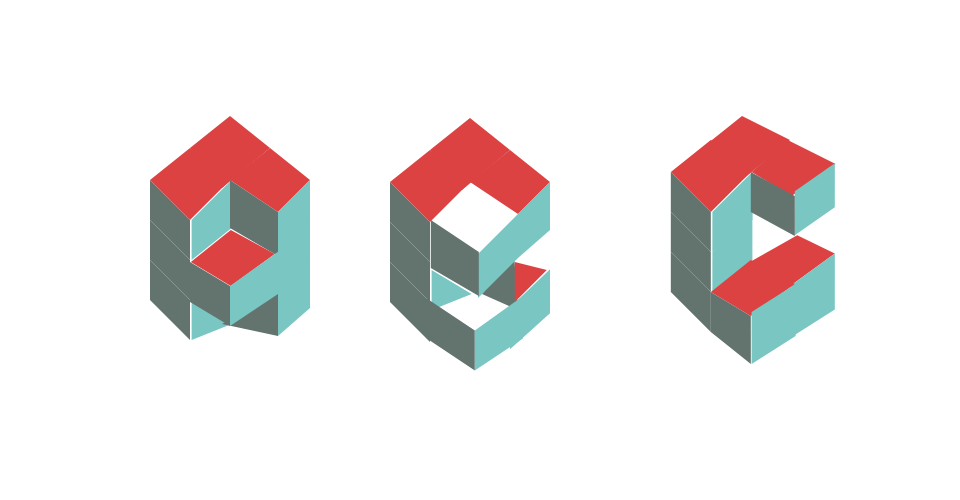
Frame 1 (no input)
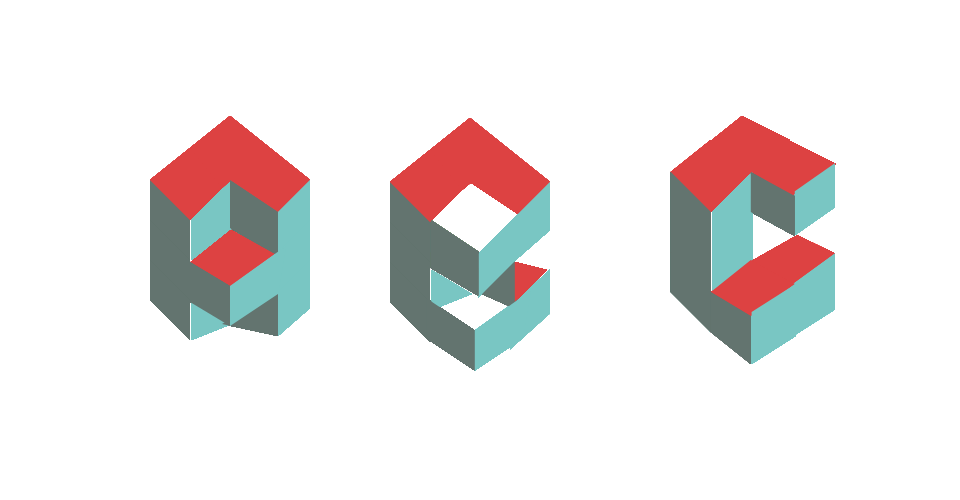
Frame 60 (no input)
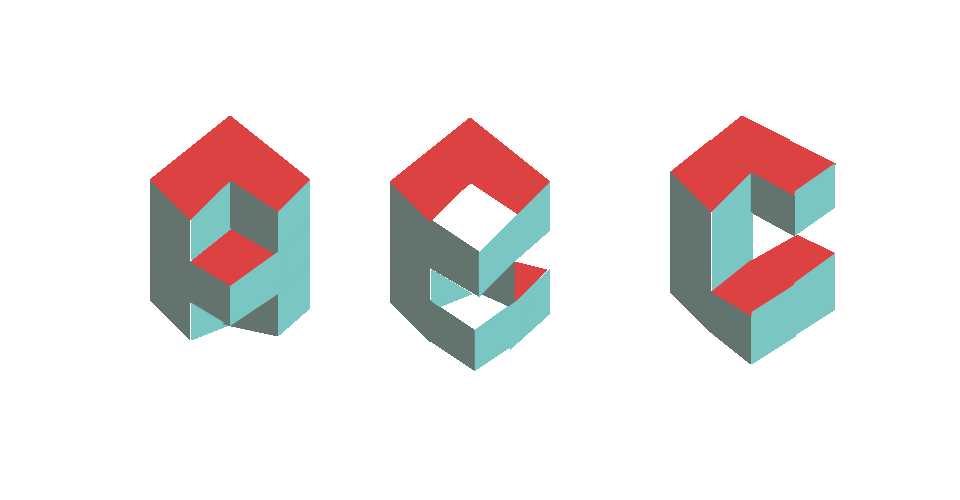
Frame 120 (the mouse pressed at the canvas centre since frame 60)

The p5.js sketch that drew these frames (run headless with seeded random() and noise() and a simulated clock; from frame 60 on, the mouse is pressed at the canvas centre):

// p5.js sketch
// ── sketch.js
var col1;
var col2;
var col3;
function setup() {
  createCanvas(960,500);
  col1 = color(99,116,111); //dark green
  col2 = color(121,198,195); //light green
  col3 = color(221,66,66); //red
}

function draw() {
scale(2);
translate(35,30);
  noStroke();
  
  A1();
  A2();
  A3();
  A4();
  A5();
  A6();
  A7();
  A10();
  B1();
  B2();
  B3();
  B4();
  B5();
  B6();
  B7();
  B8();
  C1();
  C2();
  C3();
  C4();
  C5();
  C6();
  C7();
}
function A1(){
  
  push();
  scale(4);
  push();
  fill(col1);
 
  beginShape(); //(i)
  vertex(10,15);
  vertex(15,20);
  vertex(15,25);
  vertex(10,20);
  vertex(10,15);
  endShape();
  pop();
  push();
  fill(col2);
  translate(0.2,0);
  beginShape(); //(ii)
  vertex(15,20);
  vertex(20,15);
  vertex(20,21);
  vertex(15,25);
  endShape();
  pop();
  push();
  beginShape(); //(iii)
  fill(col3);
  vertex(20,15);
  vertex(15,11);
  vertex(10,15);
  vertex(15,20);
  endShape();
  pop();
  pop();
}
function A2(){
  push();
  fill(col1);
  translate(0,20);
  scale(4);
  beginShape(); //(i)
  vertex(10,15);
  vertex(15,20);
  vertex(15,25);
  vertex(10,20);
  vertex(10,15);
  endShape();
 
  pop();
}
function A3(){
  
  push();
  translate(0,40);
  scale(4);
  fill(col1);
  push();
 
  
  beginShape(); //(i)
  vertex(10,15);
  vertex(15,20);
  vertex(15,25);
  vertex(10,20);
  vertex(10,15);
  endShape();
  pop();
  fill(col2);
push();
translate(0.2,0);
  beginShape(); //(ii)
  vertex(15,20);
  vertex(20,23);
  vertex(15,25);
  vertex(15,20);
  endShape()
  pop();
  pop();
}
function A10(){
  push();
  translate(0,21);
  scale(4);
  push();
   
  fill(col3);
  beginShape();//(iii)
  translate(0.1,0);
  vertex(15,20);

  vertex(20,16);
  vertex(25.5,19);
  vertex(20,23);

  endShape();
  pop();
  push();
  fill(col1);
  beginShape(); //(i)
  vertex(15,20);
  vertex(20,23);
  vertex(20,28);
  vertex(15,25);
  vertex(15,20);
  endShape();
  pop();
  beginShape();//(ii)
  fill(col2);
  vertex(20,23);
  vertex(20,28);
  vertex(26,24);
  vertex(27,18);
  vertex(20,23);
  endShape();
}
function A4(){

  push();
  translate(20,-16);
  scale(4);
  beginShape(); //(iii)
  fill(col3);
  vertex(20,15);
  vertex(15,11);
  vertex(10,15);
  vertex(14,20);
  endShape();
  pop();
}
function A5(){
   push();
   scale(4);

  
   push();
  beginShape(); //(iii)
  fill(col3);
  vertex(20,15);
  vertex(25,11);
  vertex(30,15);
  vertex(26,19);
  vertex(20,15);
  
  endShape();
  pop();

  fill(col1);
  beginShape();//(i)
  vertex(26,19);
  vertex(20,15);
  vertex(20,21);
  vertex(26,24.5);

  endShape();
  push();
  fill(col2);
  beginShape(); //(ii)
  vertex(30,15);
  vertex(30,21);
  vertex(26,24.5);
  vertex(26,19);
  endShape();
  pop();
  pop();
}
function A6(){
  push();
  scale(4);
  translate(0,5);
  fill(col2);
  beginShape(); //(ii)
  vertex(30,15);
  vertex(30,21);
  vertex(26,24.5);
  vertex(26,19);
  endShape();
  pop();
}
function A7(){
  push();
  scale(4);
  translate(0,10);
  push();
  fill(col2);
  beginShape(); //(ii)
  vertex(30,15);
  vertex(30,21);
  vertex(26,24.5);
  vertex(26,19);
  endShape();
  pop();
  fill(col1);
  beginShape(); //(i)
  vertex(26,24.5);
  vertex(26,19);
  vertex(19,23);
  vertex(26,24.5);
  endShape();
  pop();
}
function B1(){
  push();
  
  translate(30,-5);
  fill(col1);
  beginShape(); //(i)
  vertex(10,15);
  vertex(15,20);
  vertex(15,25);
  vertex(10,20);
  vertex(10,15);
  endShape();
 
  beginShape(); //(iii)
  fill(col3);
  vertex(20,15);
  vertex(15,11);
  vertex(10,15);
  vertex(15,20);
  endShape();
  pop();
}
function B2(){
  push();
  translate(30,0);
  fill(col1);
  beginShape(); //(i)
  vertex(10,15);
  vertex(15,20);
  vertex(15,25);
  vertex(10,20);
  vertex(10,15);
  endShape();
  pop();

push();
  fill(col2);
translate(30.2,1);
  beginShape(); //(ii)
  vertex(15,20);
  vertex(20,23);
  vertex(15,25);
  vertex(15,20);
  endShape()
  pop();
}
function B3(){
  push();
  translate(30,5);
  fill(col1);
  beginShape(); //(i)
  vertex(10,15);
  vertex(15,20);
  vertex(15,25);
  vertex(10,20);
  vertex(10,15);
  endShape();
  pop();
}
function B4(){
  push();
  translate(5,-9);
  beginShape(); //(iii)
  fill(col3);
  vertex(50,15);
  vertex(45,11);
  vertex(40,15);
  vertex(44,20);
  endShape();
  pop();
}
function B5(){
  
  push();
  translate(30,-5);
  beginShape(); //(iii)
  fill(col3);
  vertex(20,15);
  vertex(25,11);
  vertex(30,15);
  vertex(26,19);
  vertex(20,15);
  
  endShape();
  pop();
  push();
  translate(30,-5);
  fill(col2);
  beginShape(); //(ii)
  vertex(30,15);
  vertex(30,21);
  vertex(26,24.5);
  vertex(26,19);
  endShape();
  pop();

}
function B7(){
  push();
  translate(25,0);
  fill(col2);
  beginShape(); //(ii)
  vertex(31,14);
  vertex(31,19.5);
  vertex(26,24.5);
  vertex(26,19);
  endShape();
  pop();
   pop();
   scale(4);
translate(25.1,5);
  fill(col1);
  beginShape();//(i)
  vertex(26,19);
  vertex(20,15);
  vertex(20,21);
  vertex(26,24.5);

  endShape();
}
function B8(){
   push();
   translate(5.5,5.8);
  fill(col1);
  beginShape(); //(i)
  vertex(14,19);
  vertex(20,23);
  vertex(20,28);
  vertex(14,24);
  vertex(14,20);
  endShape();
  pop();
  push();
  translate(5.5,5.8);
  beginShape();//(ii)
  fill(col2);
  vertex(20,23);
  vertex(20,28);
  vertex(26,24);
  vertex(27,18);
  vertex(20,23);
  endShape();
  pop();
}
function B6(){
  push();
  translate(35,2.9);
  beginShape();//(ii)
  fill(col2);
  vertex(20,22.8);
  vertex(20,28);
  vertex(25,23.5);
  vertex(25,18);
  vertex(20,22.8);
  endShape();
  pop();
  push();
  translate(32.5,1);
  fill(col1);
  beginShape(); //(i)
  vertex(23.5,25);
  vertex(23,18);
  vertex(19,23);
  vertex(23.5,25);
  endShape();
  pop();
  
  push();
  fill(col3);
translate(40.6,0);
  beginShape(); //(ii)
  vertex(15,20);
  vertex(19,21);
  vertex(15,25);
  vertex(15,20);
  endShape()
  pop();
}

function C1(){
   push();
   translate(40,-6);
  beginShape(); //(iii)
  fill(col3);
  vertex(20,15);
  vertex(15,11);
  vertex(10,15);
  vertex(15,20);
  endShape();
  pop();
  push();
  translate(40,-6);
  fill(col1);
 
  beginShape(); //(i)
  vertex(10,15);
  vertex(15,20);
  vertex(15,25);
  vertex(10,20);
  vertex(10,15);
  endShape();
  pop();
    push();
    translate(40,-6);
  fill(col2);
  translate(0.2,0);
  beginShape(); //(ii)
  vertex(15,20);
  vertex(20,15);
  vertex(20,21);
  vertex(15,25);
  endShape();
  pop();
}
function C2(){
    push();
    translate(40,-1);
  fill(col2);
  translate(0.2,0);
  beginShape(); //(ii)
  vertex(15,20);
  vertex(20,15);
  vertex(20,21);
  vertex(15,25);
  endShape();
  pop();
   push();
  fill(col1);
  translate(40,-1);

  beginShape(); //(i)
  vertex(10,15);
  vertex(15,20);
  vertex(15,25);
  vertex(10,20);
  vertex(10,15);
  endShape();
 
  pop();
}
function C3(){
   push();
  fill(col1);
  translate(40,4);

  beginShape(); //(i)
  vertex(10,15);
  vertex(15,20);
  vertex(15,25);
  vertex(10,20);
  vertex(10,15);
  endShape();
 
  pop();
 
}
function C4(){
   push();
   
  fill(col3);
  beginShape();//(iii)
  translate(38.9,-14);
  vertex(15,20);

  vertex(20,16);
  vertex(26,19);
  vertex(20,24);

  endShape();
  pop();
}
function C5(){
   push();
   
  fill(col3);
  beginShape();//(iii)
  translate(45.1,-11);
  vertex(15,20);

  vertex(19.5,16);
  vertex(25.5,19);
  vertex(20,23);

  endShape();
  pop();
  push();
  translate(39.5,-7.6);
  fill(col2);
  beginShape(); //(ii)
  vertex(31,15.5);
  vertex(31,21);
  vertex(26,24.5);
  vertex(26,19);
  endShape();
  pop();
  push();
  translate(50,-6);
  fill(col1);
 
  beginShape(); //(i)
  vertex(10,15);
  vertex(15.5,18);
  vertex(15.5,23);
  vertex(10,20);
  vertex(10,15);
  endShape();
  pop();
}
function C7(){
   push();
   
  fill(col3);
  beginShape();//(iii)
  translate(40,4);
  vertex(15,20);

  vertex(20,16);
  vertex(25.5,19);
  vertex(20,23);

  endShape();
  pop();
   push();
   translate(45,8);
  fill(col1);
 
  beginShape(); //(i)
  vertex(10,16);
  vertex(15,19);
  vertex(15,25);
  vertex(10,21);
  vertex(10,16);
  endShape();
  pop();
   push();
  translate(34.1,8.5);
  fill(col2);
  beginShape(); //(ii)
  vertex(31.5,14.5);
  vertex(31.5,21);
  vertex(26,24.5);
  vertex(26,18);
  endShape();
  pop();
}
function C6(){
   push();
   
  fill(col3);
  beginShape();//(iii)
  translate(45,0.2);
  vertex(15,20);

  vertex(20.8,16.7);
  vertex(25.5,19);
  vertex(20,23);

  endShape();
  pop();
   push();
  translate(39,5.2);
  fill(col2);
  beginShape(); //(ii)
  vertex(31.5,14);
  vertex(31.5,21);
  vertex(26,24.5);
  vertex(26,18);
  endShape();
  pop();
}
